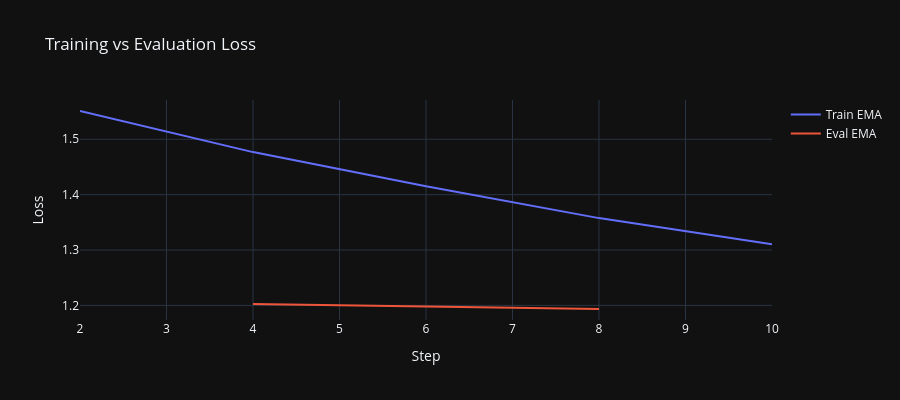

The code cell stored with this chart in its notebook:
### Code cell
# Detailed Training vs Eval Loss
fig = go.Figure()

for name, color in [('loss/ema', '#00ff99'), ('eval/loss/ema', '#ff6666')]:
    if name in metric_data:
        fig.add_trace(go.Scatter(
            x=metric_data[name]['steps'], y=metric_data[name]['values'],
            name='Train EMA' if 'eval' not in name else 'Eval EMA',
            mode='lines', line=dict(width=2)
        ))

fig.update_layout(
    title="Training vs Evaluation Loss",
    xaxis_title="Step",
    yaxis_title="Loss",
    template=plotly_template,
    height=400,
    hovermode='x unified'
)
fig.show()

### Figure 1 — Plotly figure (JSON) as saved in the notebook; plotly's stock layout.template omitted (floating-point values rounded to 4 significant figures)
{"data": [{"line": {"width": 2}, "mode": "lines", "name": "Train EMA", "type": "scatter", "x": [2, 4, 6, 8, 10], "y": [1.551, 1.477, 1.415, 1.358, 1.311]}, {"line": {"width": 2}, "mode": "lines", "name": "Eval EMA", "type": "scatter", "x": [4, 8], "y": [1.203, 1.193]}], "layout": {"height": 400, "hovermode": "x unified", "title": {"text": "Training vs Evaluation Loss"}, "xaxis": {"title": {"text": "Step"}}, "yaxis": {"title": {"text": "Loss"}}}}
